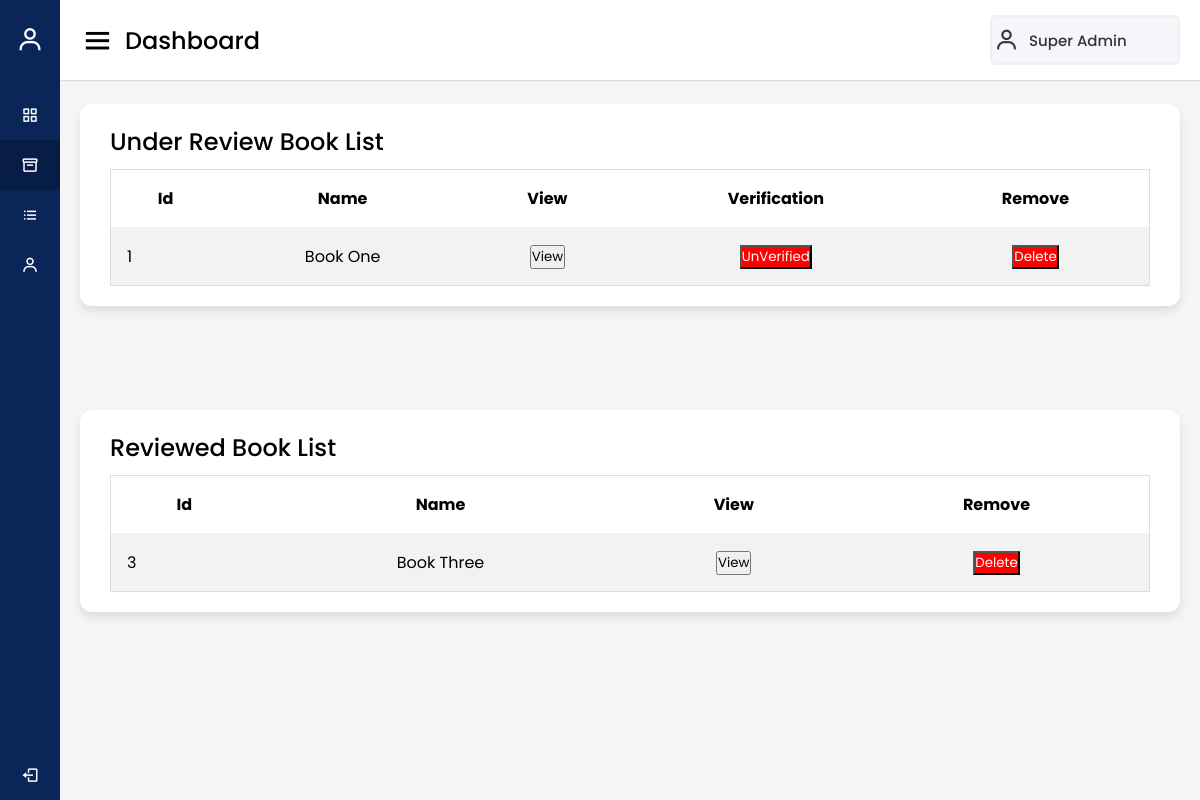
The page /Admin/book_review.php (signed in) on the database its author committed.
### tables this page shows
CREATE TABLE `admin_data` (
  `admin_id` int(11) NOT NULL,
  `admin_first_name` varchar(20) NOT NULL,
  `admin_last_name` varchar(20) NOT NULL,
  `admin_email` varchar(100) NOT NULL,
  `admin_password` varchar(20) NOT NULL
);

CREATE TABLE `ebook_data` (
  `book_id` int(11) NOT NULL,
  `book_title` varchar(100) NOT NULL,
  `book_description` text NOT NULL,
  `book_data` text NOT NULL,
  `book_cover` text NOT NULL,
  `book_status` int(1) NOT NULL,
  `book_varified` int(1) NOT NULL,
  `author_id` int(11) NOT NULL
);

### Admin/book_review.php (the view, shortened to what this page needs)
<?php
if(isset($_SESSION['ad_id'])){
?>
<!DOCTYPE html>
<html lang="en" dir="ltr">
<head>
  <link rel="stylesheet" href="./style.css">
  <link href='https://unpkg.com/boxicons@2.0.7/css/boxicons.min.css' rel='stylesheet'>
</head>
<?php
include "../database/connect.php";
$id = $_SESSION['ad_id'];
$que1 = mysqli_query($con, "SELECT * FROM admin_data WHERE admin_id=$id");
$arr1 = mysqli_fetch_array($que1);
$que2 = mysqli_query($con, "SELECT * FROM ebook_data WHERE book_status=1 ORDER BY book_varified");
$que3 = mysqli_query($con, "SELECT * FROM ebook_data WHERE book_status=0");
?>
<body>
  <div class="sidebar">
    <div class="logo-details">
      <i class='bx bx-user bx-flashing'></i>
      <span class="logo_name">Admin Pannel</span>
    </div>
    <ul class="nav-links">
      <li>
        <a href="./index.php">
          <i class='bx bx-grid-alt'></i>
          <span class="links_name">Dashboard</span>
        </a>
      </li>
      <li>
        <a href="./book_review.php" class="active">
          <i class='bx bx-box'></i>
          <span class="links_name">Book</span>
        </a>
      </li>
      <li>
        <a href="./author.php">
          <i class='bx bx-list-ul'></i>
          <span class="links_name">Author list</span>
        </a>
      </li>
      <li>
        <a href="./profile.php">
          <i class='bx bx-user'></i>
          <span class="links_name">Profile</span>
        </a>
      </li>
      <li class="log_out">
        <a href="../logout.php">
          <i class='bx bx-log-out'></i>
          <span class="links_name">Log out</span>
        </a>
      </li>
    </ul>
  </div>
  <section class="home-section">
    <nav>
      <div class="sidebar-button">
        <i class='bx bx-menu sidebarBtn'></i>
        <span class="dashboard">Dashboard</span>
      </div>
      <div class="profile-details">
        <i class='bx bx-user'></i>
        <a href="./profile.php"><span class="admin_name"><?php echo $arr1['admin_first_name'], " ", $arr1['admin_last_name'];  ?></span></a>
      </div>
    </nav>
    <div class="home-content">
      <div class="sales-boxes">
        <div class="recent-sales box">
          <div class="title">Under Review Book List</div>
          <div class="sales-details">
            <table>
              <tr>
                <th style="text-align: center;">Id</th>
                <th style="text-align: center;">Name</th>
                <th style="text-align: center;">View</th>
                <th style="text-align: center;">Verification</th>
                <th style="text-align: center;">Remove</th>
              </tr>
              <?php
              while ($arr2 = mysqli_fetch_array($que2)) {
              ?>
                <tr>
                  <td><?php echo $arr2['book_id']; ?></td>
                  <td><?php echo $arr2['book_title']; ?></td>
                  <td><a href="./book_view.php?id=<?php echo $arr2['book_id']; ?>"><button>View</button></a></td>
                  <?php
                  if ($arr2['book_varified'] == 0) {
                  ?>
                    <td><a href="./book_verified.php?status=1&id=<?php echo $arr2['book_id']; ?>"><button class="author-unverified-button">UnVerified</button></a></td>
                  <?php
                  } else {
                  ?>
                    <td><a href="./book_verified.php?status=0&id=<?php echo $arr2['book_id']; ?>"><button class="author-verified-button">Verified</button></a></td>
                  <?php
                  }
                  ?>
                  <td><a href="../Admin/delete_book.php?id=<?php echo $arr2['book_id']; ?>"><button class="author-unverified-button">Delete</button></a></td>
                </tr>
              <?php
              }
              ?>
            </table>
          </div>
        </div>
      </div>
    </div>
    <div class="home-content">
      <div class="sales-boxes">
        <div class="recent-sales box">
          <div class="title">Reviewed Book List</div>
          <div class="sales-details">
            <table>
              <tr>
                <th style="text-align: center;">Id</th>
                <th style="text-align: center;">Name</th>
                <th style="text-align: center;">View</th>
                <th style="text-align: center;">Remove</th>
              </tr>
              <?php
              while ($arr3 = mysqli_fetch_array($que3)) {
              ?>
                <tr>
                  <td><?php echo $arr3['book_id']; ?></td>
                  <td><?php echo $arr3['book_title']; ?></td>
                  <td><a href="./book_view.php?id=<?php echo $arr3['book_id']; ?>"><button>View</button></a></td>
                  <td><a href="../Admin/delete_book.php?id=<?php echo $arr3['book_id']; ?>"><button class="author-unverified-button">Delete</button></a></td>
                </tr>
              <?php
              }
              ?>
            </table>
          </div>
        </div>
      </div>
    </div>
  </section>
</body>
</html>
<?php
} else {
  header("Location: ../login.html");
}
?>

### Admin/style.css (style rules this page uses)
* { margin: 0; padding: 0; box-sizing: border-box; font-family: 'Poppins', sans-serif; text-decoration: none; }
.sidebar { position: fixed; height: 100%; width: 240px; background: #0A2558; transition: all 0.5s ease; }
.sidebar .logo-details { height: 80px; display: flex; align-items: center; }
.sidebar .logo-details i { font-size: 28px; font-weight: 500; color: #fff; min-width: 60px; text-align: center }
.sidebar .logo-details .logo_name { color: #fff; font-size: 24px; font-weight: 500; }
.sidebar .nav-links { margin-top: 10px; }
.sidebar .nav-links li { position: relative; list-style: none; height: 50px; }
.sidebar .nav-links li a { height: 100%; width: 100%; display: flex; align-items: center; text-decoration: none; transition: all 0.4s ease; }
.sidebar .nav-links li a.active { background: #081D45; }
.sidebar .nav-links li i { min-width: 60px; text-align: center; font-size: 18px; color: #fff; }
.sidebar .nav-links li a .links_name { color: #fff; font-size: 15px; font-weight: 400; white-space: nowrap; }
.sidebar .nav-links .log_out { position: absolute; bottom: 0; width: 100%; }
.home-section { position: relative; background: #f5f5f5; min-height: 100vh; width: calc(100% - 240px); left: 240px; transition: all 0.5s ease; }
.home-section nav { display: flex; justify-content: space-between; height: 80px; background: #fff; display: flex; align-items: center; position: fixed; width: calc(100% - 240px); left: 240px; z-index: 100; padding: 0 20px; box-shadow: 0 1px 1px rgba(0, 0, 0, 0.1); transition: all 0.5s ease; }
.home-section nav .sidebar-button { display: flex; align-items: center; font-size: 24px; font-weight: 500; }
nav .sidebar-button i { font-size: 35px; margin-right: 10px; }
.home-section nav .profile-details { display: flex; align-items: center; background: #F5F6FA; border: 2px solid #EFEEF1; border-radius: 6px; height: 50px; min-width: 190px; padding: 0 15px 0 2px; }
nav .profile-details .admin_name { font-size: 15px; font-weight: 500; color: #333; margin: 0 10px; white-space: nowrap; }
nav .profile-details i { font-size: 25px; color: #333; }
.home-section .home-content { position: relative; padding-top: 104px; }
.home-content .sales-boxes { display: flex; justify-content: space-between; }
.home-content .sales-boxes .recent-sales { width: 100%; background: #fff; padding: 20px 30px; margin: 0 20px; border-radius: 12px; box-shadow: 0 5px 10px rgba(0, 0, 0, 0.1); }
.home-content .sales-boxes .sales-details { display: flex; align-items: center; justify-content: space-between; }
.sales-boxes .box .title { font-size: 24px; font-weight: 500; margin-bottom: 10px; }
table { border-collapse: collapse; border-spacing: 0; width: 100%; border: 1px solid #ddd; }
th, td { text-align: center; padding: 16px; }
th:first-child, td:first-child { text-align: left; }
tr:nth-child(even) { background-color: #f2f2f2 }
.author-unverified-button { background-color: red; color: white; }
a { text-decoration: none; }
@media (max-width: 1240px) { .sidebar { width: 60px; } }
@media (max-width: 1240px) { .home-section { width: calc(100% - 60px); left: 60px; } }
@media (max-width: 1240px) { .home-section nav { width: calc(100% - 60px); left: 60px; } }

### rows shown on the page
admin_data: admin_first_name "Super", admin_last_name "Admin"
ebook_data: book_id "1", book_title "Book One"
ebook_data: book_id "3", book_title "Book Three"
